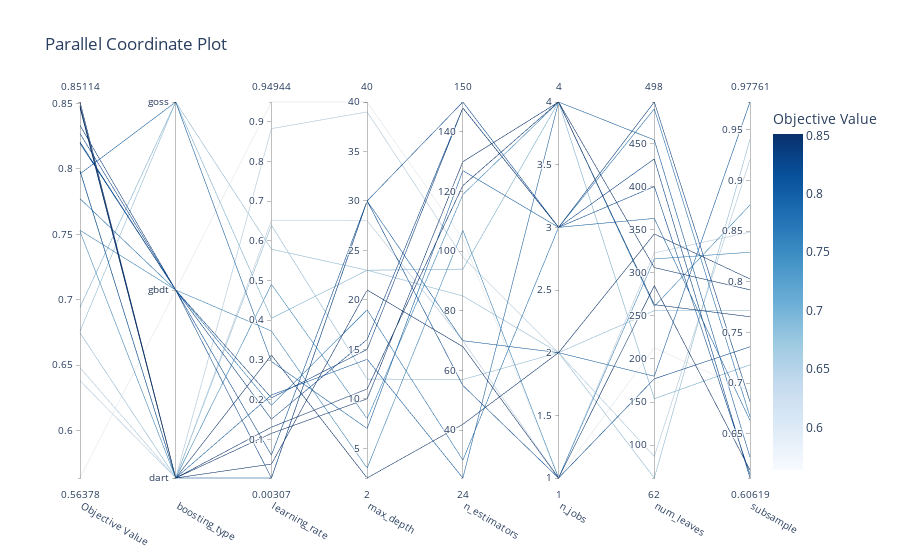

The notebook cell saved with this chart:
### Code cell
opt_plot(lgbm_study, plot=2)

### Figure 1 — Plotly figure (JSON) as saved in the notebook; plotly's stock layout.template omitted (floating-point values rounded to 4 significant figures)
{"data": [{"dimensions": [{"label": "Objective Value", "range": [0.5638, 0.8511], "values": [0.8511, 0.6747, 0.8195, 0.676, 0.6381, 0.5638, 0.6481, 0.6943, 0.7531, 0.7983, 0.7986, 0.8204, 0.827, 0.8333, 0.7962, 0.7773, 0.8467, 0.7522, 0.8479, 0.8484]}, {"label": "boosting_type", "range": [0, 2], "ticktext": ["dart", "gbdt", "goss"], "tickvals": [0, 1, 2], "values": [0, 0, 1, 2, 0, 1, 0, 2, 1, 0, 0, 1, 1, 1, 2, 1, 0, 0, 0, 0]}, {"label": "learning_rate", "range": [0.003067, 0.9494], "values": [0.03809, 0.6391, 0.06051, 0.579, 0.6512, 0.9494, 0.8824, 0.4051, 0.373, 0.00307, 0.212, 0.003067, 0.151, 0.2047, 0.2963, 0.1858, 0.1309, 0.4905, 0.1154, 0.3124]}, {"label": "max_depth", "range": [2, 40], "values": [21, 12, 30, 23, 28, 40, 39, 23, 3, 30, 14, 30, 16, 15, 7, 19, 11, 8, 10, 2]}, {"label": "n_estimators", "range": [24, 150], "values": [68, 57, 55, 85, 70, 104, 98, 94, 107, 70, 24, 150, 148, 148, 127, 30, 122, 119, 130, 42]}, {"label": "n_jobs", "range": [1, 4], "values": [1, 2, 1, 2, 1, 1, 2, 4, 1, 2, 4, 3, 3, 3, 3, 3, 4, 4, 4, 2]}, {"label": "num_leaves", "range": [62, 498], "values": [285, 62, 177, 256, 323, 213, 87, 154, 316, 180, 454, 400, 432, 498, 363, 490, 263, 261, 306, 345]}, {"label": "subsample", "range": [0.6062, 0.9776], "values": [0.6141, 0.9409, 0.7358, 0.7715, 0.8491, 0.692, 0.9208, 0.718, 0.8292, 0.9776, 0.6268, 0.6097, 0.6062, 0.6816, 0.663, 0.6667, 0.7655, 0.8759, 0.792, 0.8028]}], "labelangle": 30, "labelside": "bottom", "line": {"color": [0.8511, 0.6747, 0.8195, 0.676, 0.6381, 0.5638, 0.6481, 0.6943, 0.7531, 0.7983, 0.7986, 0.8204, 0.827, 0.8333, 0.7962, 0.7773, 0.8467, 0.7522, 0.8479, 0.8484], "colorbar": {"title": {"text": "Objective Value"}}, "colorscale": [[0, "rgb(247,251,255)"], [0.125, "rgb(222,235,247)"], [0.25, "rgb(198,219,239)"], [0.375, "rgb(158,202,225)"], [0.5, "rgb(107,174,214)"], [0.625, "rgb(66,146,198)"], [0.75, "rgb(33,113,181)"], [0.875, "rgb(8,81,156)"], [1, "rgb(8,48,107)"]], "reversescale": false, "showscale": true}, "type": "parcoords"}], "layout": {"title": {"text": "Parallel Coordinate Plot"}}}
